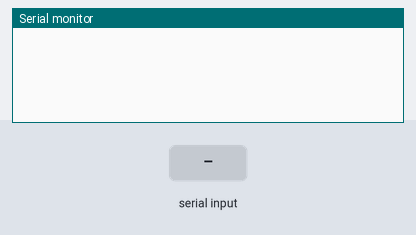
The sketch below on a simulated Arduino Uno, built with avr-gcc and run on an emulated ATmega328P. On the bench: the last lines printed to the serial monitor. The test bench sets the inputs (shaded band). The modem accepts every AT command (registered, SIM ready, sends succeed) and sends nothing else.

Above: at 1.2 s.
1.3 s: "#" received over Serial
At 1.7 s:
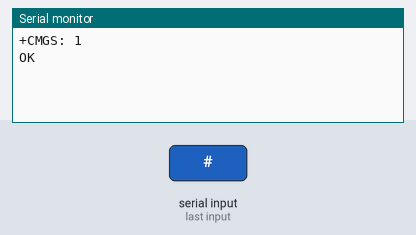
2.8 s: "#" received over the second serial link
At 3.4 s:
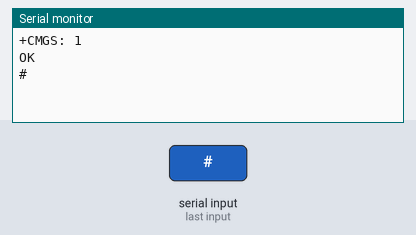
4.3 s: "1" received over the second serial link
At 5.8 s:
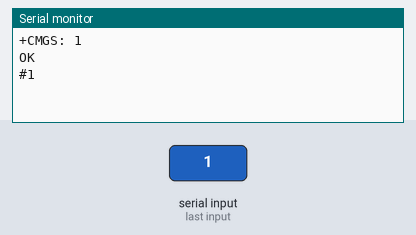

Measured:
- after the input at 1.3 s, the serial monitor: prints a new line at once (image 1)
- after the input at 2.8 s, the serial monitor: prints a new line at once (image 2)
- after the input at 4.3 s, the serial monitor: prints a new line at once (image 3)

The sketch:

gsm.ino
```cpp
#include<SoftwareSerial.h>
SoftwareSerial gsm(2,3);


void setup() {
  // put your setup code here, to run once:
  Serial.begin(9600);
  gsm.begin(9600);
}

void loop() {
  // put your main code here, to run repeatedly:

  if(gsm.available())
  {
    Serial.write(gsm.read());
  }
  if(Serial.available())
  {
    byte a=Serial.read();
    if(a=='#')
    {
      gsm.write( 0x1a );
    }
    else
    {
      gsm.write(a);
    }
  }
}
```
